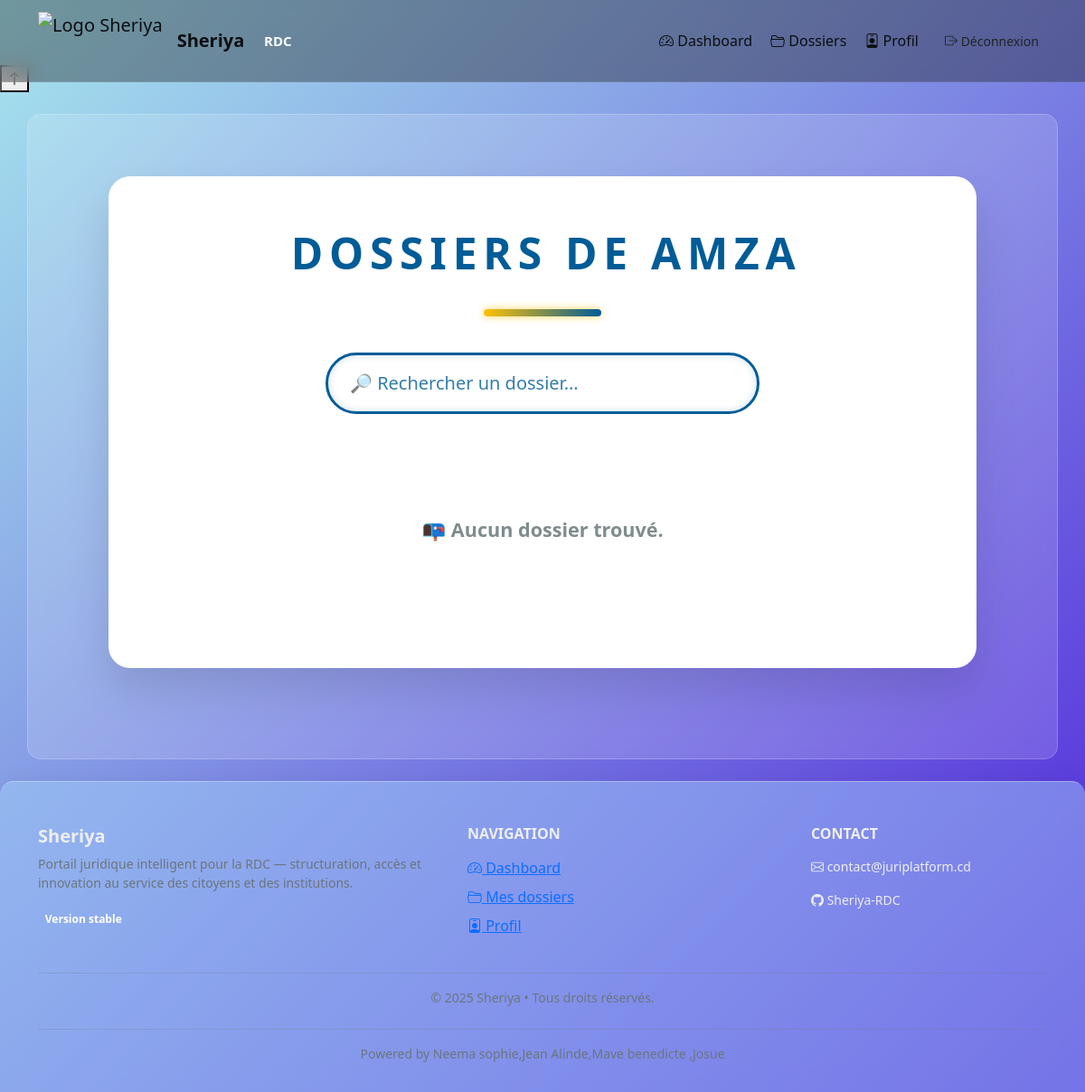
Page /dossiers/ (signed in) on the earlier database version.
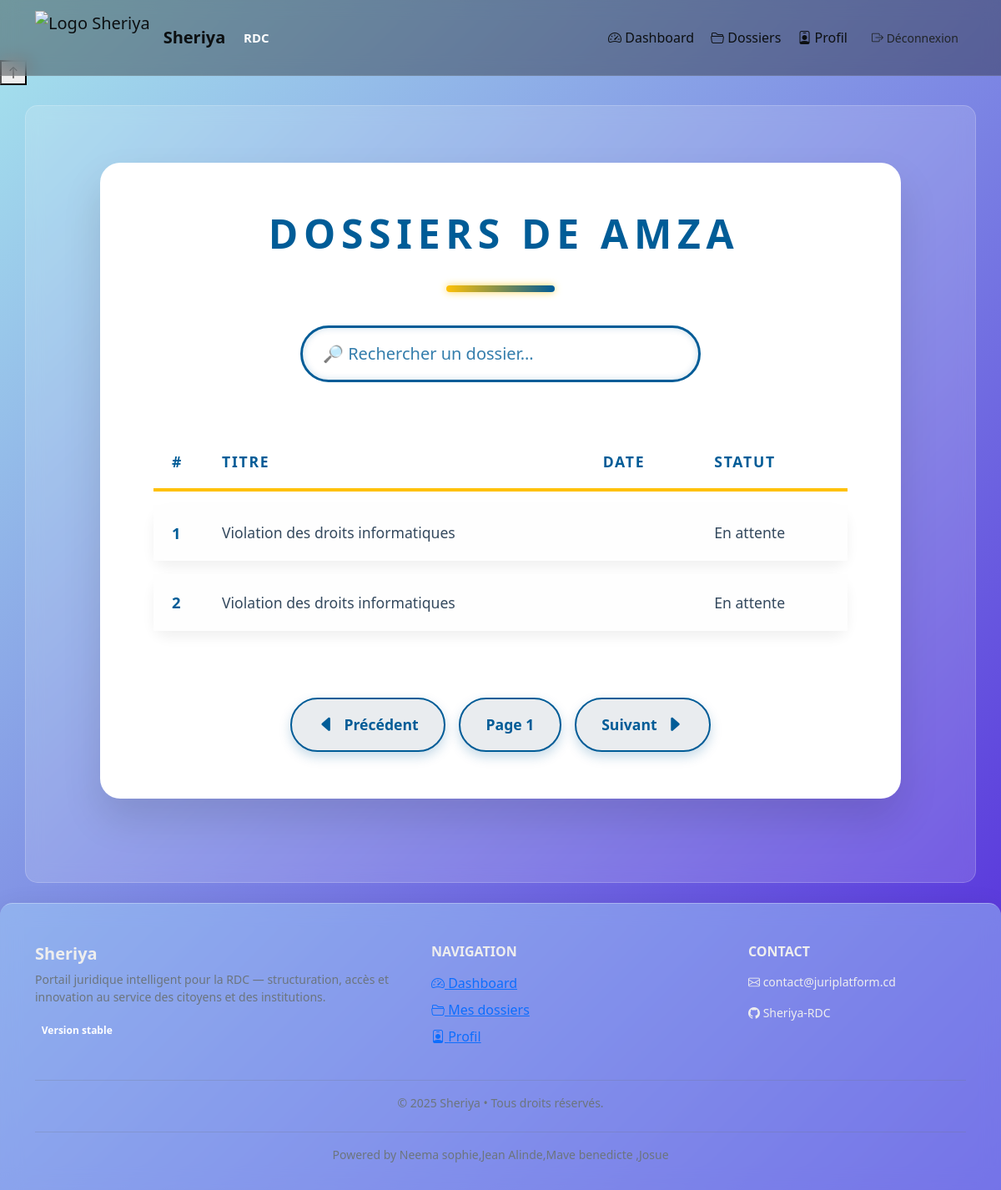
Same page on the later database version.
### dossiers/models.py (models this page shows)
class Dossier(models.Model):
    utilisateur = models.ForeignKey(User, on_delete=models.CASCADE)
    titre = models.CharField(max_length=200)
    description = models.TextField()
    statut = models.CharField(max_length=50, choices=[
        ('En attente', 'En attente'),
        ('Audiencé', 'Audiencé'),
        ('Jugé', 'Jugé'),
        ('Clôturé', 'Clôturé')
    ])
    date_creation = models.DateTimeField(auto_now_add=True)
    date_audience = models.DateField(null=True, blank=True)
    pieces_jointes = models.FileField(upload_to="dossiers/", null=True, blank=True)

### dossiers/views.py (the view)
# urls.py: path('', views.liste_dossiers, name="liste_dossiers"),
@login_required
def liste_dossiers(request):
    query = request.GET.get("q", "")
    dossiers_list = Dossier.objects.filter(utilisateur=request.user)
    if query:
        dossiers_list = dossiers_list.filter(
            Q(titre__icontains=query) |
            Q(description__icontains=query)
        )
    paginator = Paginator(dossiers_list, 10)
    page_number = request.GET.get("page")
    page_obj = paginator.get_page(page_number)
    return render(request, "dossiers/liste_dossiers.html", {
        "page_obj": page_obj,
        "query": query,
    })

### templates/dossiers/liste_dossiers.html (shortened to what this page needs)
{% extends 'base.html' %}
{% load static %}
{% block content %}
<section class="dossiers-container" role="main" aria-labelledby="page-header">
  <h2 id="page-header" class="page-header">
    Dossiers de {{ user.username }}
  </h2>
  <form method="get" class="search-form" role="search" aria-label="Recherche de dossiers">
    <input
      type="text"
      name="q"
      placeholder="🔎 Rechercher un dossier..."
      value="{{ query|default:'' }}"
      autocomplete="off"
      aria-describedby="searchHelp"
      aria-label="Recherche de dossiers"
    >
  </form>
  {% if page_obj %}
    <table class="dossiers-table" role="table" aria-label="Liste des dossiers">
      <thead>
        <tr>
          <th scope="col">#</th>
          <th scope="col">Titre</th>
          <th scope="col">Date</th>
          <th scope="col">Statut</th>
        </tr>
      </thead>
      <tbody>
        {% for dossier in page_obj %}
          <tr tabindex="0" aria-label="Dossier {{ dossier.titre }}, créé le {{ dossier.date_created|date:'d/m/Y' }}, statut {{ dossier.statut }}">
            <td data-label="#"> {{ forloop.counter }} </td>
            <td data-label="Titre"> {{ dossier.titre }} </td>
            <td data-label="Date"> {{ dossier.date_created|date:"d/m/Y" }} </td>
            <td data-label="Statut"> {{ dossier.statut }} </td>
          </tr>
        {% empty %}
          <tr>
            <td colspan="4" class="empty-message">📭 Aucun dossier trouvé.</td>
          </tr>
        {% endfor %}
      </tbody>
    </table>
    <nav class="pagination" role="navigation" aria-label="Pagination des dossiers">
      {% if page_obj.has_previous %}
        <a class="page-link" href="?page={{ page_obj.previous_page_number }}&q={{ query }}" aria-label="Page précédente">
          <i class="bi bi-caret-left-fill"></i> Précédent
        </a>
      {% else %}
        <span class="page-link disabled" aria-disabled="true">
          <i class="bi bi-caret-left-fill"></i> Précédent
        </span>
      {% endif %}
      <span class="page-link disabled" aria-current="page">
        Page {{ page_obj.number }}
      </span>
      {% if page_obj.has_next %}
        <a class="page-link" href="?page={{ page_obj.next_page_number }}&q={{ query }}" aria-label="Page suivante">
          Suivant <i class="bi bi-caret-right-fill"></i>
        </a>
      {% else %}
        <span class="page-link disabled" aria-disabled="true">
          Suivant <i class="bi bi-caret-right-fill"></i>
        </span>
      {% endif %}
    </nav>
  {% else %}
    <p class="empty-message">📭 Aucun dossier trouvé.</p>
  {% endif %}
</section>
{% endblock %}

### templates/base.html (shortened to what this page needs)
{% load static %}
<!DOCTYPE html>
<html lang="fr">
<head>
  <link href="https://cdn.jsdelivr.net/npm/bootstrap@5.3.2/dist/css/bootstrap.min.css" rel="stylesheet">
  <link href="https://cdn.jsdelivr.net/npm/bootstrap-icons@1.11.3/font/bootstrap-icons.css" rel="stylesheet">
</head>
<body>
<button class="scroll-top" id="scrollTopBtn" aria-label="Retour en haut">
  <i class="bi bi-arrow-up"></i>
</button>
<nav class="navbar navbar-expand-lg navbar-dark fixed-top">
  <div class="container">
    <a class="navbar-brand d-flex align-items-center gap-2" href="{% url 'cabinet:accueil' %}">
     <img src="{% static 'img/logo.png' %}" alt="Logo Sheriya" class="me-2" style="height: 64px; width: auto;"> <span><strong>Sheriya</strong></span>
      <span class="badge badge-role ms-1">RDC</span>
    </a>
    <div class="collapse navbar-collapse" id="navMenu">
      <ul class="navbar-nav ms-auto align-items-center gap-1">
        {% if user.is_authenticated and user.juriste_profile %}
          <li class="nav-item"><a class="nav-link" href="{% url 'accounts:juriste_dashboard' %}"><i class="bi bi-speedometer2"></i> Dashboard</a></li>
          <li class="nav-item"><a class="nav-link" href="{% url 'dossiers:liste_dossiers' %}"><i class="bi bi-folder2-open"></i> Dossiers</a></li>
          <li class="nav-item"><a class="nav-link" href="{% url 'accounts:voir_profil' %}"><i class="bi bi-person-badge"></i> Profil</a></li>
          <li class="nav-item ms-2"><a class="btn btn-sm btn-ghost" href="{% url 'accounts:logout' %}"><i class="bi bi-box-arrow-right"></i> Déconnexion</a></li>
        {% endif %}
      </ul>
    </div>
  </div>
</nav>
<main class="container my-4">
  {% block content %}{% endblock %}
</main>
<footer class="mt-auto">
  <div class="container">
    <div class="row g-4">
      <div class="col-md-5">
        <h5 class="fw-bold mb-2"> Sheriya</h5>
        <p class="small text-secondary">Portail juridique intelligent pour la RDC — structuration, accès et innovation au service des citoyens et des institutions.</p>
        <span class="badge badge-role">Version stable</span>
      </div>
      <div class="col-md-4">
        <h6 class="text-uppercase fw-bold mb-3">Navigation</h6>
        <ul class="list-unstyled">
          {% if user.is_authenticated and user.juriste_profile %}
            <li class="mb-2"><a href="{% url 'accounts:juriste_dashboard' %}"><i class="bi bi-speedometer2"></i> Dashboard</a></li>
            <li class="mb-2"><a href="{% url 'dossiers:liste_dossiers' %}"><i class="bi bi-folder2-open"></i> Mes dossiers</a></li>
            <li class="mb-2"><a href="{% url 'accounts:voir_profil' %}"><i class="bi bi-person-badge"></i> Profil</a></li>
          {% else %}
            <li class="mb-2"><a href="{% url 'accounts:login' %}"><i class="bi bi-box-arrow-in-right"></i> Connexion</a></li>
            <li class="mb-2"><a href="#" data-bs-toggle="modal" data-bs-target="#accountModal"><i class="bi bi-person-plus"></i> Créer un compte</a></li>
          {% endif %}
        </ul>
      </div>
      <div class="col-md-3">
        <h6 class="text-uppercase fw-bold mb-3">Contact</h6>
        <p class="small"><i class="bi bi-envelope"></i> contact@juriplatform.cd</p>
        <p class="small"><i class="bi bi-github"></i> Sheriya-RDC</p>
      </div>
   </div>
    <hr class="border-secondary mt-4">
     <div class="text-center small text-secondary">
      &copy; {% now "Y" %} Sheriya • Tous droits réservés.
    </div>
    <hr class="border-secondary mt-4">
    <div class="text-center small text-secondary">
      Powered by  Neema sophie,Jean Alinde,Mave benedicte ,Josue
    </div>
  </div>
</footer>
</body>
</html>

### templates/base.html (style rules this page uses)
body { font-family: 'Segoe UI', Roboto, sans-serif; background: linear-gradient(135deg, #a6e5edff, #5022daff); background-attachment: fixed; color: #333; padding-top: 4.5rem; }
nav.navbar { background: rgba(33, 37, 41, 0.4) !important; backdrop-filter: blur(10px); -webkit-backdrop-filter: blur(10px); border-bottom: 1px solid rgba(255, 255, 255, 0.1); }
nav.navbar .navbar-brand, nav.navbar .nav-link { color: #0c0f11ff !important; }
footer { background: rgba(162, 212, 248, 0.46); backdrop-filter: blur(12px); -webkit-backdrop-filter: blur(12px); border-top: 1px solid rgba(255, 255, 255, 0.3); border-radius: 15px 15px 0 0; box-shadow: 0 8px 32px rgba(0, 0, 0, 0.1); color: #eee; padding-top: 3rem !important; padding-bottom: 2rem !important; margin-top: 3rem !important; }
main.container { padding: 20px; border-radius: 15px; background: rgba(255, 255, 255, 0.15); backdrop-filter: blur(10px); -webkit-backdrop-filter: blur(10px); border: 1px solid rgba(255, 255, 255, 0.2); color: #fff; }

### templates/dossiers/liste_dossiers.html (style rules this page uses)
.dossiers-container { max-width: 960px; margin: 3rem auto 5rem; background: #fff; border-radius: 24px; box-shadow: 0 24px 48px rgba(0,0,0,0.12); padding: 3.5rem 4rem; font-family: 'Segoe UI', Tahoma, Geneva, Verdana, sans-serif; color: #2c3e50; transition: transform 0.3s ease, box-shadow 0.3s ease; }
.page-header { font-size: 3rem; font-weight: 800; text-align: center; color: #005c97; text-transform: uppercase; letter-spacing: 0.14em; margin-bottom: 2.5rem; position: relative; }
.page-header::after { content: ''; display: block; width: 130px; height: 8px; background: linear-gradient(90deg, #ffc107, #005c97); margin: 1.5rem auto 0; border-radius: 4px; box-shadow: 0 0 10px #ffc107aa; }
form.search-form { max-width: 480px; margin: 0 auto 3rem; position: relative; }
form.search-form input[type="text"] { width: 100%; padding: 1rem 3.8rem 1rem 1.5rem; font-size: 1.25rem; border: 3px solid #005c97; border-radius: 50px; transition: box-shadow 0.3s ease, border-color 0.3s ease; box-shadow: inset 0 0 8px rgba(0,92,151,0.2); font-weight: 600; color: #004070; }
form.search-form input[type="text"]::placeholder { color: #005c97cc; font-weight: 500; }
form.search-form::after { content: "\f002"; font-family: "Bootstrap Icons"; position: absolute; right: 1.4rem; top: 50%; transform: translateY(-50%); font-size: 1.7rem; color: #005c97; pointer-events: none; filter: drop-shadow(0 0 1px #005c97bb); }
table.dossiers-table { width: 100%; border-collapse: separate; border-spacing: 0 16px; font-size: 1.1rem; }
table.dossiers-table thead tr th { text-align: left; padding: 18px 22px; color: #005c97; font-weight: 800; text-transform: uppercase; border-bottom: 4px solid #ffc107; letter-spacing: 0.1em; user-select: none; }
table.dossiers-table tbody tr { background: #fefefe; box-shadow: 0 8px 15px rgba(0,0,0,0.06); border-radius: 18px; transition: background-color 0.3s ease, transform 0.3s ease, box-shadow 0.3s ease; cursor: pointer; }
table.dossiers-table tbody tr td { padding: 20px 22px; vertical-align: middle; color: #34495e; }
table.dossiers-table tbody tr td:first-child { font-weight: 800; color: #005c97; font-size: 1.15rem; width: 60px; }
.pagination { display: flex; justify-content: center; margin-top: 4rem; gap: 16px; }
.pagination .page-link { padding: 0.85rem 1.9rem; border-radius: 50px; border: 2.5px solid #005c97; color: #005c97; font-weight: 700; font-size: 1.1rem; text-decoration: none; box-shadow: 0 6px 14px rgba(0,92,151,0.22); transition: all 0.35s cubic-bezier(.25,.8,.25,1); display: inline-flex; align-items: center; gap: 0.6rem; user-select: none; }
.pagination .page-link svg, .pagination .page-link i { font-size: 1.4rem; }

Differences in the rows shown:
added Dossier: titre "Violation des droits informatiques", statut "En attente"
added Dossier: titre "Violation des droits informatiques", statut "En attente"
Other differences:
{{ page_obj.number }}: (not shown) → "1"
text no longer shown: "📭 Aucun dossier trouvé."
text now shown: "# TITRE DATE STATUT Précédent Page Suivant"
